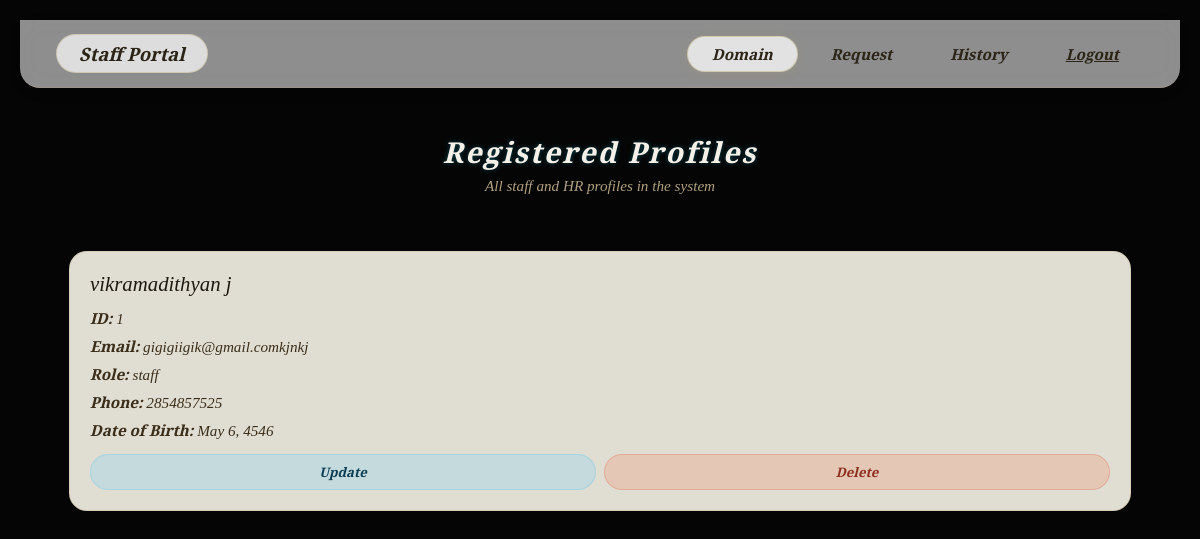
The page /profile/staff/ (signed in) on the database its author committed.
### Profile/models.py (models this page shows, shortened)
class Profile(models.Model):
    ROLE_CHOICES = [
        ('staff', 'Staff'),
        ('hr', 'HR'),
    ]
    first_name = models.CharField(max_length=50)
    last_name = models.CharField(max_length=50)
    dob = models.DateField(null=True, blank=True)
    phone_number = models.CharField(max_length=10)
    email = models.EmailField()
    role = models.CharField(max_length=10, choices=ROLE_CHOICES, default='staff')
    class Meta:
        unique_together = ('first_name', 'last_name')

### Profile/views.py (the view, shortened to what this page needs)
# urls.py: path('staff/', staff, name='staff'),
def staff(request):
    profile_id = request.session.get('profile_id')                      # read the id
    current_profile = Profile.objects.filter(id=profile_id).first() if profile_id else None
    if current_profile:
        profiles = Profile.objects.filter(id=current_profile.id)
        borrow_requests = HRBorrowRequest.objects.filter(
            requested_by=current_profile               # <-- only pull rows stamped with that id
        ).select_related('product').order_by('-submitted_at')
    else:
        profiles = Profile.objects.none()
        borrow_requests = HRBorrowRequest.objects.none()
    products = Product.objects.all()
    return render(request, 'staff.html', {
        'profiles': profiles, 'products': products, 'borrow_requests': borrow_requests,
    })

### Frontend/templates/staff.html (shortened to what this page needs)
{% extends 'base.html' %}
{% load static %}
{% block content %}
<nav class="navbar">
  <div class="logo">Staff Portal</div>
  <div class="nav-tabs">
    <button class="nav-tab" id="tab-domain" onclick="switchTab('domain')">Domain</button>
    <button class="nav-tab" id="tab-request" onclick="switchTab('request')">Request</button>
    <button class="nav-tab" id="tab-history" onclick="switchTab('history')">History</button>
    <a class="nav-tab" href="{% url 'logout' %}">Logout</a>
  </div>
</nav>
<div class="main-content">
  <div class="section" id="section-domain">
    <h1 class="section-title">Registered Profiles</h1>
    <p class="section-sub">All staff and HR profiles in the system</p>
    <div class="profile-grid">
      {% for profile in profiles %}
      <div class="profile-card">
  <h3>{{ profile.first_name }} {{ profile.last_name }}</h3>
  <p><strong>ID:</strong> {{ profile.id }}</p>
  <p><strong>Email:</strong> {{ profile.email }}</p>
        <p><strong>Role:</strong> {{ profile.role }}</p>
        <p><strong>Phone:</strong> {{ profile.phone_number }}</p>
        <p><strong>Date of Birth:</strong> {{ profile.dob }}</p>
        <div class="card-actions">
          <a href="{% url 'update_profile' profile.id %}" class="btn-edit">Update</a>
          <a href="{% url 'delete_profile' profile.id %}" class="btn-del" onclick="return confirm('Delete this profile?')">Delete</a>
        </div>
      </div>
      {% empty %}
      <p style="color:#b0a080;">No profiles yet.</p>
      {% endfor %}
    </div>
  </div>
</div>
{% endblock %}

### static/css/style.css (style rules this page uses)
:root { --glow-color: #ff00ff; --bg-color: #050505; }
body { background-color: var(--bg-color); color: #fff; font-family: 'Playfair Display', serif; font-style: italic; margin: 0; padding: 20px; }
.navbar { display: flex; justify-content: space-between; align-items: center; background: rgba(255, 255, 255, 0.05); backdrop-filter: blur(10px); padding: 20px 40px; border-bottom: 2px solid var(--glow-color); box-shadow: 0 0 20px var(--glow-color); border-radius: 0 0 20px 20px; }
h1 { font-size: 3rem; text-shadow: 0 0 10px var(--glow-color); letter-spacing: 2px; }
h3 { color: #aaa; font-weight: 400; }
:root { --primary: #00f2ff; --secondary: #0055ff; --bg: #05080f; --card-bg: rgba(10, 15, 25, 0.8); }
body { background-color: var(--bg); color: #e0e0e0; font-family: 'Playfair Display', serif; font-style: italic; margin: 0; }
.profile-grid { display: grid; grid-template-columns: repeat(auto-fit, minmax(300px, 1fr)); gap: 20px; padding: 20px; }
.card-actions { margin-top: 20px; display: flex; justify-content: center; gap: 10px; }
:root { --bg-light: #f4f7f6; --card-bg: rgba(255, 255, 255, 0.9); --glow-primary: #00d4ff; --text-dark: #2d3436; }
body { background-color: var(--bg-light); color: var(--text-dark); font-family: 'Playfair Display', serif; font-style: italic; margin: 0; }
h1, h2 { color: #1a1a1a; text-shadow: 0 0 5px rgba(0, 212, 255, 0.3); }
.navbar { background: rgba(255, 255, 255, 0.8); backdrop-filter: blur(10px); border-bottom: 2px solid var(--glow-primary); box-shadow: 0 5px 15px rgba(0, 0, 0, 0.05); }
.profile-grid { display: grid; grid-template-columns: repeat(auto-fit, minmax(300px, 1fr)); gap: 25px; padding: 20px; }
.card-actions { margin-top: 20px; display: flex; gap: 10px; }

### Frontend/templates/staff.html (style rules this page uses)
* { box-sizing: border-box; margin: 0; padding: 0; }
body { background-color: #050505; color: #fff; font-family: 'Playfair Display', serif; font-style: italic; margin: 0; padding: 20px; }
.navbar { display:flex; align-items:center; justify-content:space-between; padding:14px 36px; background:rgba(255,255,255,0.55); backdrop-filter:blur(12px); border-bottom:1px solid rgba(200,180,140,0.25); position:sticky; top:0; z-index:100; }
.logo { font-family:'Playfair Display',serif; font-size:1.15rem; font-weight:600; color:#2c2416; background:rgba(255,255,255,0.7); border:1.5px solid rgba(180,160,100,0.35); border-radius:50px; padding:6px 22px; }
.nav-tabs { display:flex; gap:8px; }
.nav-tab { font-family:'Playfair Display',serif; font-size:0.95rem; font-weight:600; font-style:italic; color:#2c2416; background:transparent; border:1.5px solid transparent; border-radius:50px; padding:7px 24px; cursor:pointer; transition:all 0.2s; }
.nav-tab:hover, .nav-tab.active { background:rgba(255,255,255,0.75); border-color:rgba(180,160,100,0.4); box-shadow:0 2px 10px rgba(180,160,100,0.2); }
.main-content { position:relative; z-index:1; max-width:1150px; margin:0 auto; padding:44px 24px 70px; }
.section { display:none; }
.section.active { display:block; }
.section-title { font-family:'Playfair Display',serif; font-size:1.8rem; font-style:italic; font-weight:600; color:#f5f0e8; text-align:center; margin-bottom:6px; }
.section-sub { font-family:'Playfair Display',serif; font-style:italic; color:#b0a080; text-align:center; font-size:0.95rem; margin-bottom:36px; }
.profile-grid { display:grid; gap:20px; margin-top:20px; }
.profile-card { background:rgba(255,252,240,0.88); border:1.5px solid rgba(200,185,145,0.45); border-radius:18px; padding:20px; }
.profile-card h3 { color:#1e1810; font-size:1.3rem; margin-bottom:12px; }
.profile-card p { color:#3a2e1a; font-size:0.95rem; margin-bottom:8px; }
.card-actions { display:flex; gap:8px; margin-top:14px; }
.card-actions a { flex:1; text-align:center; padding:8px; border-radius:50px; font-size:0.82rem; font-style:italic; font-weight:600; text-decoration:none; }
.card-actions .btn-edit { background:rgba(168,216,232,0.5); color:#0d3d52; border:1px solid rgba(126,200,227,0.4); }
.card-actions .btn-del { background:rgba(240,150,120,0.3); color:#8e3020; border:1px solid rgba(220,120,100,0.35); }

### rows shown on the page
Profile: first_name "vikramadithyan", last_name "j", id "1", email "gigigiigik@gmail.comkjnkj", role "staff", phone_number "2854857525", dob "May 6, 4546"
